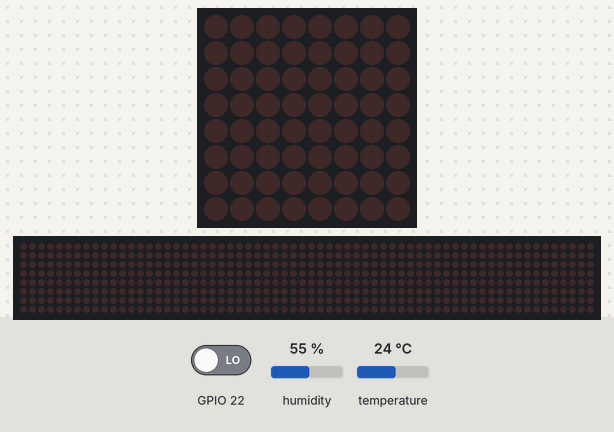
A program run on a simulated Raspberry Pi (BCM pin numbers). Parts: 8×8 LED matrix, a strip that is not on the board, showing the scrolling text unrolled. The inputs (shaded band) are chosen by the test bench; at power-on: GPIO 22 LOW, humidity 55 %, temperature 24 °C. The 64×8 strip is a reading aid, not a part: it shows the text the matrix is scrolling, unrolled, one strip-width of it at a time.

Above: at 1.2 s.
1.3 s: GPIO 22 driven HIGH
At 1.92 s:
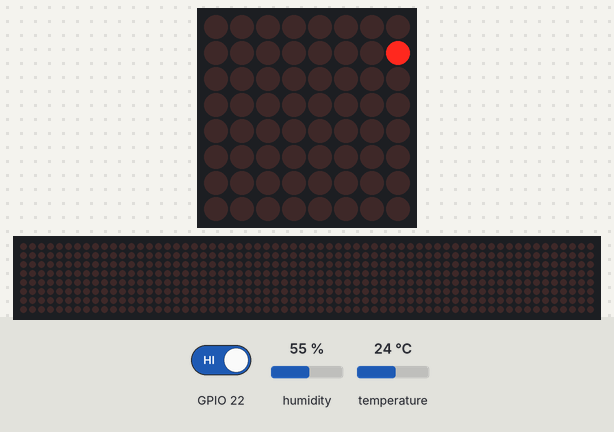
At 2.4 s:
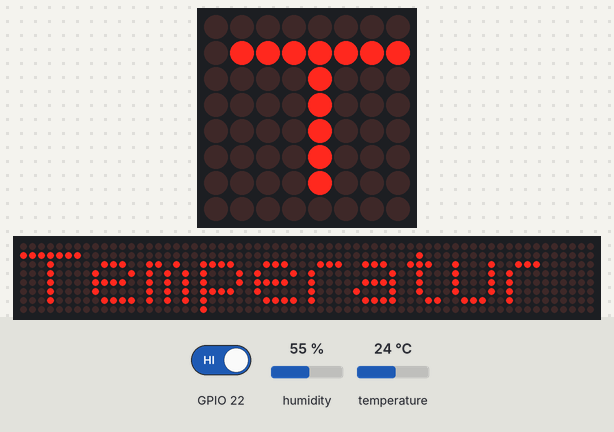

Measured:
- after the input at 1.3 s, the display: changes after 0.61 s (image 1)

The program:

muestra_datos.py
```python
#!/usr/bin/python
# -*- coding: utf-8 -*-
import time
from matriz import Matriz
from sonido import Sonido
from temperatura import Temperatura

# Conexión de los sensores en sus respectivos pines
# Matriz --> vcc: 2, gnd: 6, din: 19, cs: 24, clk: 23
# Sonido --> a0: 7, gnd: 9, vc: 3, d0: 15
# Temperatura --> vcc: 1, sda: 11, clk: 14

# Activamos los sensores que vamos a usar
# matriz = Matriz(numero_matrices=2, ancho=16)
matriz = Matriz()
sonido = Sonido()
temperatura = Temperatura()

def acciones():
    """"Obtiene los datos del sensor y lo muestra en la matriz"""

    #obtiene datos del sensor
    temp_data = temperatura.datos_sensor()
    #la escribe con un formato
    temp_formateada = 'Temperatura = {0:0.1f}°0C  Humedad = {1:0.1f}%'.format(temp_data['temperatura'], temp_data['humedad'])

    #muestra el mensaje en la matriz
    matriz.mostrar_mensaje(temp_formateada, delay=0.08, font=2)

if __name__ == "__main__":
    while True:
        if(sonido.evento_detectado()):
            acciones()
```

matriz.py
```python
# -*- coding: utf-8 -*-
#import time
from luma.led_matrix.device import max7219
from luma.core.interface.serial import spi, noop
#from luma.core.render import canvas
#from luma.core.virtual import viewport
from luma.core.legacy import text, show_message
from luma.core.legacy.font import proportional, CP437_FONT, TINY_FONT, SINCLAIR_FONT, LCD_FONT

class Matriz:
    def __init__(self, numero_matrices=1, orientacion=0, rotacion=0, ancho=8, alto=8):
        """Inicializador de la clase matriz"""

        #fuentes que se pueden elegir
        self.font = [CP437_FONT, TINY_FONT, SINCLAIR_FONT, LCD_FONT]
        #Inicializar la matriz: identificar el puerto
        self.serial = spi(port=0, device=0, gpio=noop())
        #Crear un objeto matriz
        self.device = max7219(self.serial, width=ancho, height=alto, cascaded=numero_matrices, rotate=rotacion)

    def mostrar_mensaje(self, msg, delay=0.1, font=1):
        """Muestra mensaje en la matriz"""
        show_message(self.device, msg, fill="white",
                     font=proportional(self.font[font]),
                     scroll_delay=delay)
```

sonido.py
```python
#!/usr/bin/python3
# -*- coding: utf-8 -*-
import RPi.GPIO as GPIO

"""
A0  --> pin 7
VCC --> pin 2
GND --> pin 6
D0  --> pin 15 (BCM22)
"""

class Sonido:

    def __init__(self, canal=22):
        """Inicializador  de la clase sonido """
        self._canal = canal
        GPIO.setmode(GPIO.BCM)
        GPIO.setup(self._canal, GPIO.IN)
        # Desactivo las warnings por tener más de un circuito en la GPIO
        GPIO.setwarnings(False)
        GPIO.add_event_detect(self._canal, GPIO.RISING)

    def evento_detectado(self):
        """Proceso que devuelve cuando un sonido es detectado """
        sonido = False
        if GPIO.event_detected(self._canal):
            sonido = True

        return sonido
```

temperatura.py
```python
#!/usr/bin/python3
# -*- coding: utf-8 -*-
import Adafruit_DHT

"""
Conección One-Wire:
Resistencia 10K entre VCC y DATA
1er pin del sensor al VCC 3,3V
2do pin del sensor DATA al BCM 17( pin numero 11 de la raspberry)
4to pin del sensor al GND de la raspberry
"""

class Temperatura:

    def __init__(self, pin=17, sensor=Adafruit_DHT.DHT11):
        """Inicializador de la clase temperatura"""
        # Usamos el DHT11 que es compatible con el DHT12
        self._sensor = sensor
        self._data_pin = pin

    def datos_sensor(self):
      """ Devuelve un diccionario con la temperatura y humedad """
      humedad, temperatura = Adafruit_DHT.read_retry(self._sensor, self._data_pin)
      return {'temperatura': temperatura, 'humedad': humedad}
```
